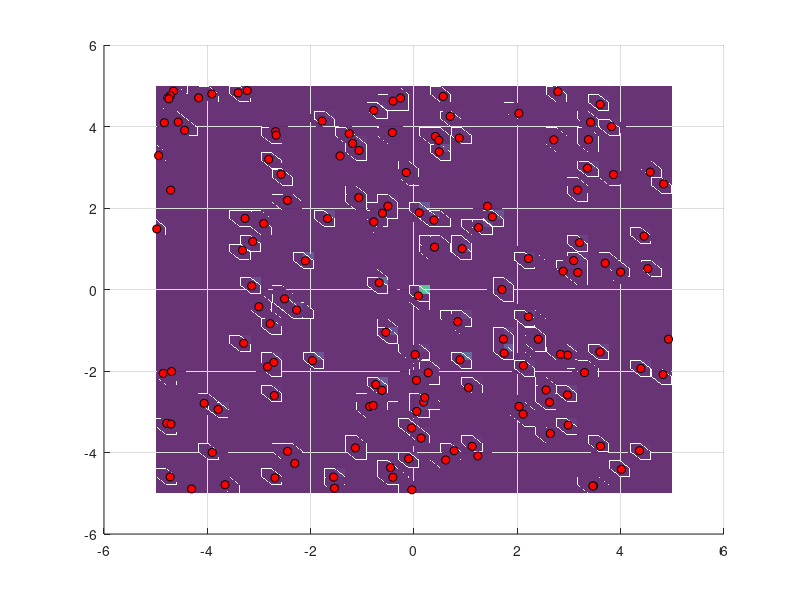

The MATLAB source for this figure: (Note: this script raises an error after producing the figure.)
%% Experimentamos con el parametro de la gaussiana 
rng(1);
% Generamos valores aleatorios en el intervalo [-1,1]
X_datos=-5+10.*rand([150,1]);
Y_datos=-5+10.*rand([150,1]);
f=@(x,y)1./(1+x.^2+y.^2);
Z_datos=f(X_datos,Y_datos);

% Especificamos el valor de epsilon y la funcion de base
% radial que vamos a utilizar
epsilon=15; 
rbf=@(r)exp(-(epsilon*r).^2); % Función Gaussiana

% Calculamos la matriz de distancias
r=sqrt((X_datos-X_datos').^2+(Y_datos-Y_datos').^2);

% Obtenemos la matriz de interpolacion y la solucion del sistema
A=rbf(r);
lambda=A\Z_datos;

% Creamos una malla 50x50
x_eval=linspace(-5,5,50);
y_eval=linspace(-5,5,50);
[X_malla,Y_malla]=meshgrid(x_eval,y_eval);
Z_exacta=f(X_malla,Y_malla);

% Numero de condicion
cond_A_gaussiana_1=cond(A);

% Aplicamos el interpolante visto en teoria
r_eval=sqrt((X_malla(:)-X_datos').^2+(Y_malla(:)-Y_datos').^2);
Z_interp=rbf(r_eval)*lambda;
Z_interp=reshape(Z_interp,size(X_malla));
error_gaussiana_1=Z_exacta-Z_interp;   
ecm_gaussiana_1=sqrt(mean(error_gaussiana_1(:).^2));
emax_gaussiana_1=max(abs(error_gaussiana_1(:)));

% Generamos la grafica marcando los nodos que queremos interpolar en rojo
% para comprobar que la superficie interpola a los nodos
figure('Name','Interpolacion rbf(gaussiana) epsilon=15');
hold on;
grid on;
surf(X_malla,Y_malla,Z_interp,'EdgeColor','none','FaceAlpha',0.8);
scatter3(X_datos,Y_datos,Z_datos,'MarkerEdgeColor','k','MarkerFaceColor','red');
colormap(parula); 
view(45,30);
%% Experimentamos con el parametro de la gaussiana 
rng(1);
% Generamos valores aleatorios en el intervalo [-1,1]
X_datos=-5+10.*rand([150,1]);
Y_datos=-5+10.*rand([150,1]);
f=@(x,y)1./(1+x.^2+y.^2);
Z_datos=f(X_datos,Y_datos);

% Especificamos el valor de epsilon y la funcion de base
% radial que vamos a utilizar
epsilon=0.1; 
rbf=@(r)exp(-(epsilon*r).^2); % Función Gaussiana

% Calculamos la matriz de distancias
r=sqrt((X_datos-X_datos').^2+(Y_datos-Y_datos').^2);

% Obtenemos la matriz de interpolacion y la solucion del sistema
A=rbf(r);
lambda=A\Z_datos;

% Creamos una malla 50x50
x_eval=linspace(-5,5,50);
y_eval=linspace(-5,5,50);
[X_malla,Y_malla]=meshgrid(x_eval,y_eval);
Z_exacta=f(X_malla,Y_malla);

% Numero de condicion
cond_A_gaussiana_2=cond(A);

% Aplicamos el interpolante visto en teoria
r_eval=sqrt((X_malla(:)-X_datos').^2+(Y_malla(:)-Y_datos').^2);
Z_interp=rbf(r_eval)*lambda;
Z_interp=reshape(Z_interp,size(X_malla));
error_gaussiana_2=Z_exacta-Z_interp;   
ecm_gaussiana_2=sqrt(mean(error_gaussiana_2(:).^2));
emax_gaussiana_2=max(abs(error_gaussiana_2(:)));

% Generamos la grafica marcando los nodos que queremos interpolar en rojo
% para comprobar que la superficie interpola a los nodos
figure('Name','Interpolacion rbf(gaussiana), epsilon=0.1');
hold on;
grid on;
surf(X_malla,Y_malla,Z_interp,'EdgeColor','none','FaceAlpha',0.8);
scatter3(X_datos,Y_datos,Z_datos,'MarkerEdgeColor','k','MarkerFaceColor','red');
colormap(parula); 
view(45,30);
%% Experimentamos con el parametro de la multicuadrica
rng(1);
X_datos=-5+10.*rand([150,1]);
Y_datos=-5+10.*rand([150,1]);
f=@(x,y)1./(1+x.^2+y.^2);
Z_datos=f(X_datos,Y_datos);

epsilon=15; 
rbf=@(r)sqrt(r.^2+epsilon^2); % Función multicuádrica

r=sqrt((X_datos-X_datos').^2+(Y_datos-Y_datos').^2);
A=rbf(r);
lambda=A\Z_datos;

x_eval=linspace(-5,5,50);
y_eval=linspace(-5,5,50);

[X_malla,Y_malla]=meshgrid(x_eval,y_eval);
Z_exacta=f(X_malla,Y_malla);

cond_A_multicuadrica_1=cond(A);

r_eval=sqrt((X_malla(:)-X_datos').^2+(Y_malla(:)-Y_datos').^2);
Z_interp=rbf(r_eval)*lambda;
Z_interp=reshape(Z_interp,size(X_malla));
error_multicuadrica_1=Z_exacta-Z_interp;   
ecm_multicuadrica_1=sqrt(mean(error_multicuadrica_1(:).^2));
emax_multicuadrica_1=max(abs(error_multicuadrica_1(:)));

figure('Name','Interpolacion rbf(multicuadrica) epsilon=15');
hold on;
grid on;
surf(X_malla,Y_malla,Z_interp,'EdgeColor','none','FaceAlpha',0.8);
scatter3(X_datos,Y_datos,Z_datos,'MarkerEdgeColor','k','MarkerFaceColor','red');
colormap(parula);
view(45,30);
%% Experimentamos con el parametro de la multicuadrica
rng(1);
X_datos=-5+10.*rand([150,1]);
Y_datos=-5+10.*rand([150,1]);
f=@(x,y)1./(1+x.^2+y.^2);
Z_datos=f(X_datos,Y_datos);

epsilon=0.1; 
rbf=@(r)sqrt(r.^2+epsilon^2); % Función multicuádrica

r=sqrt((X_datos-X_datos').^2+(Y_datos-Y_datos').^2);
A=rbf(r);
lambda=A\Z_datos;

x_eval=linspace(-5,5,50);
y_eval=linspace(-5,5,50);

[X_malla,Y_malla]=meshgrid(x_eval,y_eval);
Z_exacta=f(X_malla,Y_malla);

cond_A_multicuadrica_2=cond(A);

r_eval=sqrt((X_malla(:)-X_datos').^2+(Y_malla(:)-Y_datos').^2);
Z_interp=rbf(r_eval)*lambda;
Z_interp=reshape(Z_interp,size(X_malla));
error_multicuadrica_2=Z_exacta-Z_interp;   
ecm_multicuadrica_2=sqrt(mean(error_multicuadrica_2(:).^2));
emax_multicuadrica_2=max(abs(error_multicuadrica_2(:)));

figure('Name','Interpolacion rbf(multicuadrica), epsilon=0.1');
hold on;
grid on;
surf(X_malla,Y_malla,Z_interp,'EdgeColor','none','FaceAlpha',0.8);
scatter3(X_datos,Y_datos,Z_datos,'MarkerEdgeColor','k','MarkerFaceColor','red');
colormap(parula);
view(45,30);

%% Experimentamos con el parametro de la gaussiana 
rng(1);
% Generamos valores aleatorios en el intervalo [-1,1]
X_datos=-5+10.*rand([150,1]);
Y_datos=-5+10.*rand([150,1]);
f=@(x,y)1./(1+x.^2+y.^2);
Z_datos=f(X_datos,Y_datos);

% Especificamos el valor de epsilon y la funcion de base
% radial que vamos a utilizar
epsilon=1; 
rbf=@(r)sqrt(r.^2+epsilon^2); % Función Gaussiana

% Calculamos la matriz de distancias
r=sqrt((X_datos-X_datos').^2+(Y_datos-Y_datos').^2);

% Obtenemos la matriz de interpolacion y la solucion del sistema
A=rbf(r);
lambda=A\Z_datos;

% Creamos una malla 50x50
x_eval=linspace(-5,5,50);
y_eval=linspace(-5,5,50);
[X_malla,Y_malla]=meshgrid(x_eval,y_eval);
Z_exacta=f(X_malla,Y_malla);

% Numero de condicion
cond_A_gaussiana_2=cond(A);

% Aplicamos el interpolante visto en teoria
r_eval=sqrt((X_malla(:)-X_datos').^2+(Y_malla(:)-Y_datos').^2);
Z_interp=rbf(r_eval)*lambda;
Z_interp=reshape(Z_interp,size(X_malla));
error_gaussiana_2=Z_exacta-Z_interp;   
ecm_gaussiana_2=sqrt(mean(error_gaussiana_2(:).^2));
emax_gaussiana_2=max(abs(error_gaussiana_2(:)));

% Generamos la grafica marcando los nodos que queremos interpolar en rojo
% para comprobar que la superficie interpola a los nodos
figure('Name','Interpolacion rbf(gaussiana), epsilon=0.1');
hold on;
grid on;
surf(X_malla,Y_malla,Z_interp,'EdgeColor','none','FaceAlpha',0.8);
scatter3(X_datos,Y_datos,Z_datos,'MarkerEdgeColor','k','MarkerFaceColor','red');
colormap(parula); 
view(45,30);
